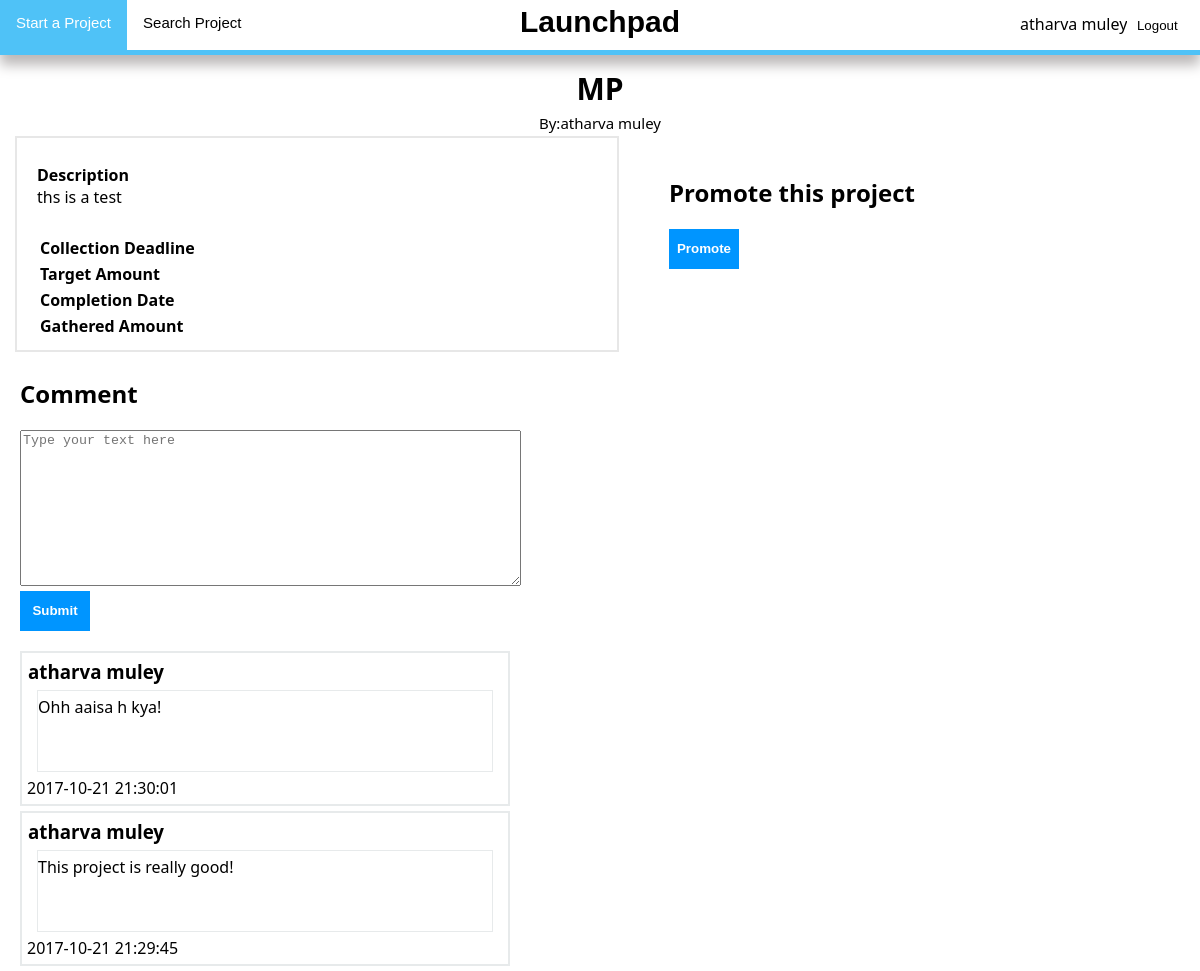
Screenshot of /project.php?id=8 (signed in) with the database file from the repository.
### tables this page shows
CREATE TABLE `project` (
  `projectid` int(11) NOT NULL AUTO_INCREMENT,
  `project_title` varchar(500) DEFAULT NULL,
  `project_desc` varchar(500) DEFAULT NULL,
  `owner` int(11) DEFAULT NULL,
  `timestamp` datetime DEFAULT NULL,
  PRIMARY KEY (`projectid`),
  KEY `owner` (`owner`),
  CONSTRAINT `project_ibfk_1` FOREIGN KEY (`owner`) REFERENCES `user` (`userid`)
);

CREATE TABLE `user` (
  `userid` int(11) NOT NULL AUTO_INCREMENT,
  `first_name` varchar(30) DEFAULT NULL,
  `last_name` varchar(30) DEFAULT NULL,
  `email` varchar(50) DEFAULT NULL,
  `password` varchar(100) DEFAULT NULL,
  `wallet_balance` double DEFAULT NULL,
  `gender` enum('M','F') DEFAULT NULL,
  `contact` int(11) DEFAULT NULL,
  PRIMARY KEY (`userid`)
);

CREATE TABLE `project_livefeed` (
  `projectid` int(11) DEFAULT NULL,
  `userid` int(11) DEFAULT NULL,
  `comment` text,
  `timestamp` datetime DEFAULT NULL,
  `commentid` int(11) NOT NULL AUTO_INCREMENT,
  PRIMARY KEY (`commentid`),
  KEY `projectid` (`projectid`),
  KEY `userid` (`userid`),
  CONSTRAINT `project_livefeed_ibfk_1` FOREIGN KEY (`projectid`) REFERENCES `project` (`projectid`),
  CONSTRAINT `project_livefeed_ibfk_2` FOREIGN KEY (`userid`) REFERENCES `user` (`userid`)
);

### project.php (the view, shortened to what this page needs)
<?php
    include("db_config.php");
    if(isset($_GET['id'])){
        $projectid = $_GET['id'];
        $get_project_details = "SELECT * FROM project where projectid=".$projectid;
        $result = $conn->query($get_project_details);
        $row = $result->fetch_assoc();
        $project_title = $row['project_title'];
        $project_desciption = $row['project_desc'];
        $ownerid = $row['owner'];
        $get_project_statistics = "SELECT * FROM project_statistics where projectid=".$projectid;
        $result = $conn->query($get_project_statistics);
        $row = $result -> fetch_assoc();
        $collection_deadline = $row['collection_deadline'];
        $target_amount = $row['target_amount'];
        $completion_date = $row['completion_date'] ;
        $gathered_amount = $row['gathered_amount'];
      $get_owner = "SELECT * FROM user where userid=".$ownerid;
      $result = $conn->query($get_owner);
      $row = $result->fetch_assoc();
      $owner_name = $row['first_name']." ".$row['last_name'];
    }
?>
<!DOCTYPE html>
<html lang="en">
<head>
    <link rel="stylesheet" href="css/project.css">
    <link rel="stylesheet" type="text/css" href="css/footer.css">
    <link rel="stylesheet" type="text/css" href="css/nav.css">
</head>
<body>
     <?php include("navbar.php"); ?>
        <div class="project-details">
            <div class="heading">
                <table align="center">
                    <tr id="project-title">
                        <td><?= $project_title;?></td>
                    </tr>
                     <tr id="project-owner">
                        <td>By:<?= $owner_name;?></td>
                    </tr>
                </table>
            </div>
            <div class="general-info">
                <p id="desc"><b>Description</b><br><?= $project_desciption; ?></p>
                <table>
                    <tr id="collection-deadline">
                        <td><b>Collection Deadline</b></td>
                        <td><?= $collection_deadline;?></td>
                    </tr>
                    <tr id="target-amount">
                        <td><b>Target Amount</b></td>
                        <td><?= $target_amount; ?></td>
                    </tr>
                    <tr id="completion-date">
                        <td><b>Completion Date</b></td>
                        <td><?= $completion_date; ?></td>
                    </tr>
                    <tr id="gathered-amount">
                        <td><b>Gathered Amount</b></td>
                        <td><?=$gathered_amount;?></td>
                    </tr>
                </table>
            </div>
            <div class="promote-area">
                <div class="promote-block">
                    <h2>Promote this project</h2>
                    <a href="promote.php?id=<?=$projectid;?>"><button id="promote-btn">Promote</button></a>
                </div>
            </div>
        </div>
        <div class="comment">
            <div class="comment-form">
                <h2>Comment</h2>
                <form method="post" action="add_comment.php?pid=<?= $projectid; ?>">
                    <textarea name="comment" placeholder="Type your text here" rows="10" cols="60" validate></textarea><br>
                    <input type="submit" name="submit">
                </form>
            </div>
            <div class="comment-area">
            <?php
            $fetch_comments = "SELECT * FROM project_livefeed where projectid=".$projectid." order by timestamp desc";
            $result = $conn->query($fetch_comments);
            if($result->num_rows>0){
                while($row = $result->fetch_assoc()){
                    $userid = $row['userid'];
                    $comment = $row['comment'];
                    $timestamp = $row['timestamp'];
                    $fetch_name = "SELECT first_name,last_name from user where userid=".$userid;
                    $result2 = $conn->query($fetch_name);
                    $row2 = $result2->fetch_assoc();
                    $name = $row2['first_name']. " ".$row2['last_name'];
                    echo "<div class=\"comment-block\">";
                    echo "<h3 id=\"comment-name\">{$name}</h3>";
                    echo "<p id=\"user-comment\">{$comment}</p>";
                    echo "<span id=\"timestamp\">{$timestamp}</span>";
                    echo "</div>";
                }
            }
            else{
                echo "No comments yet";
            }
            ?>
            </div>
        </div>
</body>
</html>

### css/project.css (style rules this page uses)
body,html { padding: 0; margin: 0; font-family: 'Segoe UI', Tahoma, sans-serif; }
.heading { clear: both; margin-top: 10px; }
#project-title { text-align: center; font-size: 30px; font-weight: bold; }
#project-owner { text-align: center; font-size: 15px; }
.general-info { margin-left: 15px; width:50%; float: left; border: 2px solid #e7e7e7; padding: 5px 0px; }
.general-info p { padding: 5px; margin-left: 15px; }
.general-info table { padding: 5px; margin-left: 15px; }
.promote-area { width: 45%; float: left; }
.promote-block { padding: 20px; margin-left: 30px; }
#promote-btn { width: 70px; height: 40px; color: white; background-color: #0095ff; font-weight: bold; border:0px solid; }
.comment { clear: both; width: 100%; }
.comment-form { padding:5px; margin: 15px; }
input[type=submit] { width: 70px; height: 40px; color: white; background-color: #0095ff; font-weight: bold; border:0px solid; }
.comment-area { width: 500px; margin-left: 15px; }
.comment-block { padding: 5px; margin: 5px; border: 2px solid #E7EAEB; }
#comment-name { padding: 1px; margin: 0px; }
#user-comment { padding: 5px 0px; background-color: white; min-height: 70px; border: 1px solid #E7EAEB; margin: 5px 10px; }

### css/nav.css (style rules this page uses)
body,html { margin: 0; padding: 0; }

### rows the page displays
project: project_title "MP", project_desc "ths is a test"
user: owner_name "atharva muley"
project_livefeed: userid.last_name "atharva muley", comment "Ohh aaisa h kya!", timestamp "2017-10-21 21:30:01"
project_livefeed: userid.last_name "atharva muley", comment "This project is really good!", timestamp "2017-10-21 21:29:45"

### other values shown
$_SESSION["name"] "atharva muley"
